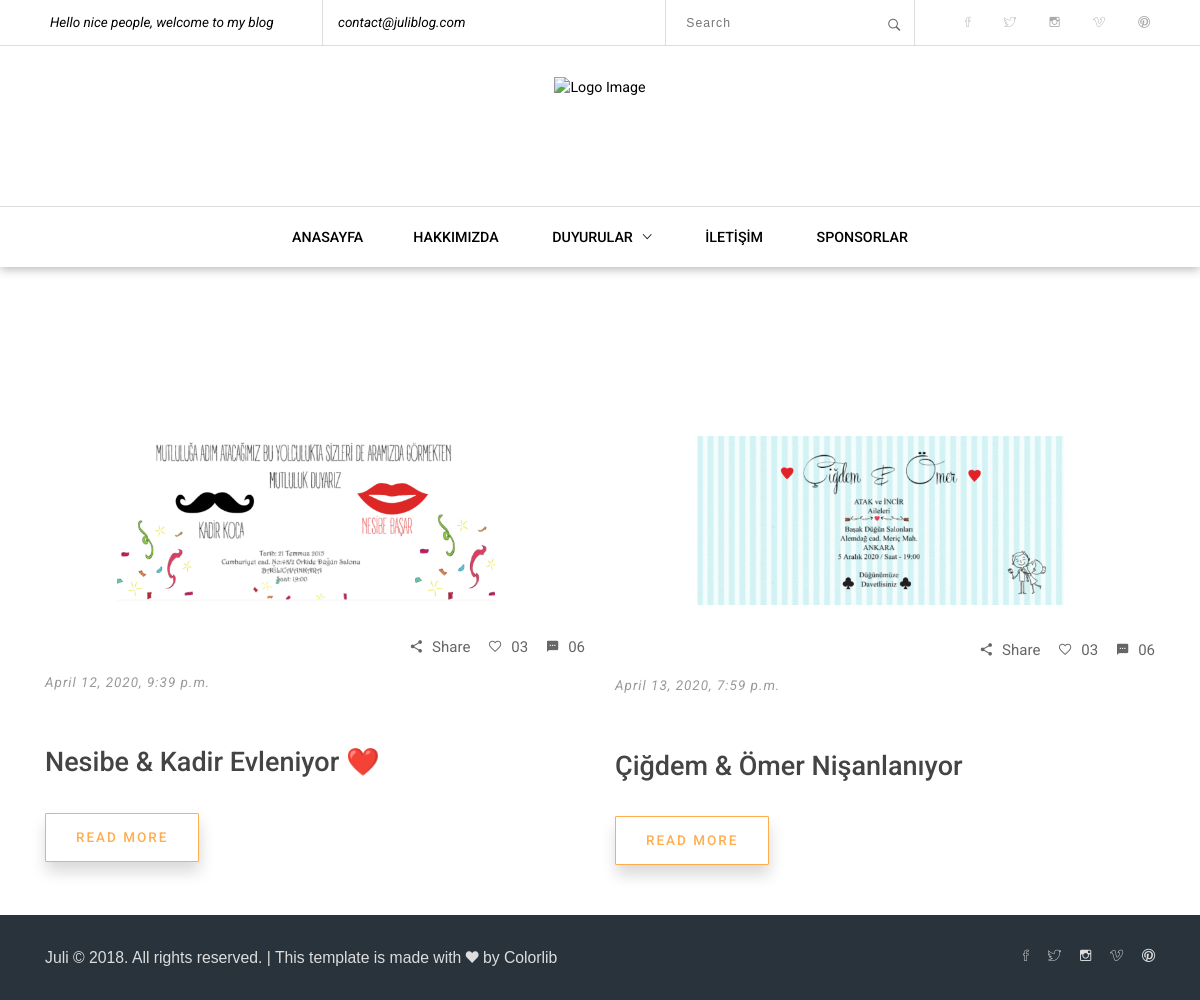
The app's page /category/16/dugun-nisan-sunnet/ with its own data.
### announcement/models.py (models this page shows, shortened)
class Announcement(models.Model):
    STATUS = (
        ('True', 'Evet'),
        ('False', 'Hayır'),
    )
    category = models.ForeignKey(Category, on_delete=models.CASCADE)
    title = models.CharField(max_length=100)
    keywords = models.CharField(max_length=255)
    description = models.CharField(max_length=255)
    image = models.ImageField(blank=True, upload_to='images/')
    status = models.CharField(max_length=10, choices=STATUS)
    detail = RichTextUploadingField()
    slug = models.SlugField()
    create_at = models.DateTimeField(auto_now_add=True)
    update_at = models.DateTimeField(auto_now=True)
    def image_tag(self):
        return mark_safe('<img src="{}" height="50"/>'.format(self.image.url))
    image_tag.short_description = 'Image'

### home/views.py (the view)
# urls.py: path('category/<int:id>/<slug:slug>/', views.category_announcements, name='category_announcements'),
def category_announcements(request, id, slug):
    category = Category.objects.all()
    categorydata = Category.objects.get(pk=id)
    announcements = Announcement.objects.filter(category_id=id)
    context = {'announcements': announcements,
               'category': category,
               'categorydata': categorydata}
    return render(request, 'announcements.html', context)

### home/templates/announcements.html (shortened to what this page needs)
{% extends "homebase.html" %}
{% load static %}
{% block head %}
    <link href="{% static 'common-css/bootstrap.css' %}" rel="stylesheet">
    <link href="{% static 'common-css/ionicons.css' %}" rel="stylesheet">
    <link href="{% static '04-Contact/css/styles.css' %}" rel="stylesheet">
    <link href="{% static '04-Contact/css/responsive.css' %}" rel="stylesheet">
{% endblock %}
{% block body %}
     <div id="breadcrumb">
       <div class="container">
           <ul class="breadcrumb">
               <li><a href="/">ANASAYFA</a></li>
               <li> {{ categorydata.title }} </li>
           </ul>
       </div>
    </div>
    <section class="blog-area">
        <div class="container">
            <div class="row">
                {% for rs in announcements %}
                <div class="col-md-4 col-sm-6 col-xl-6">
                    <div class="single-post">
                        <div class="image-wrapper"><img src="{{ rs.image.url }}" alt="Blog Image"></div>
                        <div class="icons">
                            <ul class="right-area social-icons">
                                <li><a href="#"><i class="ion-android-share-alt"></i>Share</a></li>
                                <li><a href="#"><i class="ion-android-favorite-outline"></i>03</a></li>
                                <li><a href="#"><i class="ion-android-textsms"></i>06</a></li>
                            </ul>
                        </div>
                        <h6 class="date"><em>{{ rs.create_at }}</em></h6>
                        <h3 class="title">
                            <a href="/announcement/{{ rs.id }}/{{ rs.slug }}"><b class="light-color">{{ rs.title }}</b></a>
                        </h3>
                        <a class="btn read-more-btn" href="/announcement/{{ rs.id }}/{{ rs.slug }}"><b>READ MORE</b></a>
                    </div>
                </div>
                {% endfor %}
            </div>
        </div>
    </section>
{% endblock %}

### home/static/01-homepage/css/styles.css (style rules this page uses)
html { font-size: 100%; height: 100%; overflow-x: hidden; touch-action: manipulation; }
body { font-size: 15px; font-family: 'Roboto', sans-serif; width: 100%; height: 100%; margin: 0; font-weight: 400; -webkit-font-smoothing: antialiased; -moz-osx-font-smoothing: grayscale; word-wrap: break-word; color: #000; }
h1, h2, h3, h4, h5, h6, p, a, ul, span, li, img, inpot, button { margin: 0; padding: 0; }
h1,h2,h3,h4,h5,h6 { line-height: 1.5; font-weight: inherit; }
h3 { font-size: 1.8em; }
h6 { font-size: .9em; letter-spacing: 1px; }
a, button { display: inline-block; text-decoration: none; color: inherit; transition: all .3s; }
b { font-weight: 500; }
img { width: 100%; }
li { list-style: none; display: inline-block; }
b.light-color { color: #444; }
.btn { font-size: .9em; padding: 15px 30px; border-radius: 1px; letter-spacing: 2px; border: 1px solid #FFAD4D; background: #FFAD4D; color: #fff; }
.right-area { float: right; }
.single-post .icons { overflow: hidden; line-height: 30px; margin: 30px 0 10px; }
.single-post .icons ul.social-icons { color: #666; }
.single-post .icons ul.social-icons > li > a { padding-left: 15px; }
.single-post .icons ul.social-icons > li > a > i { margin-right: 10px; }
.single-post .title { margin: 20px 0 15px; }
.single-post .date { color: #999; }
.single-post .read-more-btn { clear: both; margin-top: 30px; box-shadow: 1px 10px 15px rgba(0,0,0, .15); border: 1px solid #FFAD4D; background: #fff; color: #FFAD4D; }

### home/static/04-Contact/css/styles.css (style rules this page uses)
html { font-size: 100%; height: 100%; overflow-x: hidden; touch-action: manipulation; }
body { font-size: 15px; font-family: 'Roboto', sans-serif; width: 100%; height: 100%; margin: 0; font-weight: 400; -webkit-font-smoothing: antialiased; -moz-osx-font-smoothing: grayscale; word-wrap: break-word; color: #000; }
h1, h2, h3, h4, h5, h6, p, a, ul, span, li, img, inpot, button { margin: 0; padding: 0; }
h1,h2,h3,h4,h5,h6 { line-height: 1.5; font-weight: inherit; }
h3 { font-size: 1.8em; }
h6 { font-size: .9em; letter-spacing: 1px; }
a, button { display: inline-block; text-decoration: none; color: inherit; transition: all .3s; }
b { font-weight: 500; }
img { width: 100%; }
li { list-style: none; display: inline-block; }
b.light-color { color: #444; }
.btn { font-size: .9em; padding: 15px 30px; border-radius: 1px; letter-spacing: 2px; border: 1px solid #FFAD4D; background: #FFAD4D; color: #fff; }
.right-area { float: right; }
.blog-area { padding: 370px 0 50px; }
.single-post .title { margin: 50px 0 0; }

### records on screen
Announcement: image (picture), create_at "April 12, 2020, 9:39 p.m.", title "Nesibe & Kadir Evleniyor ❤️"
Announcement: image (picture), create_at "April 13, 2020, 7:59 p.m.", title "Çiğdem & Ömer Nişanlanıyor"
